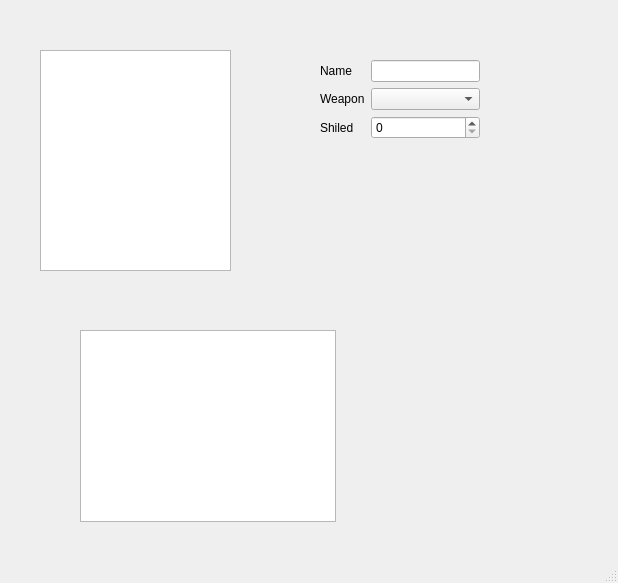
<?xml version="1.0" encoding="UTF-8"?>
<ui version="4.0">
 <class>MainWindow</class>
 <widget class="QMainWindow" name="MainWindow">
  <property name="geometry">
   <rect>
    <x>0</x>
    <y>0</y>
    <width>618</width>
    <height>583</height>
   </rect>
  </property>
  <property name="windowTitle">
   <string>MainWindow</string>
  </property>
  <widget class="QWidget" name="centralwidget">
   <widget class="QListView" name="mainList">
    <property name="geometry">
     <rect>
      <x>40</x>
      <y>50</y>
      <width>191</width>
      <height>221</height>
     </rect>
    </property>
   </widget>
   <widget class="QWidget" name="formLayoutWidget">
    <property name="geometry">
     <rect>
      <x>320</x>
      <y>60</y>
      <width>160</width>
      <height>80</height>
     </rect>
    </property>
    <layout class="QFormLayout" name="formLayout">
     <item row="0" column="0">
      <widget class="QLabel" name="nameLabel">
       <property name="text">
        <string>Name</string>
       </property>
      </widget>
     </item>
     <item row="0" column="1">
      <widget class="QLineEdit" name="nameLineEdit"/>
     </item>
     <item row="1" column="0">
      <widget class="QLabel" name="weaponLabel">
       <property name="text">
        <string>Weapon</string>
       </property>
      </widget>
     </item>
     <item row="1" column="1">
      <widget class="QComboBox" name="weaponComboBox"/>
     </item>
     <item row="2" column="0">
      <widget class="QLabel" name="shiledLabel">
       <property name="text">
        <string>Shiled</string>
       </property>
      </widget>
     </item>
     <item row="2" column="1">
      <widget class="QSpinBox" name="shiledSpinBox"/>
     </item>
    </layout>
   </widget>
   <widget class="QTreeView" name="treeView">
    <property name="geometry">
     <rect>
      <x>80</x>
      <y>330</y>
      <width>256</width>
      <height>192</height>
     </rect>
    </property>
   </widget>
  </widget>
  <widget class="QMenuBar" name="menubar">
   <property name="geometry">
    <rect>
     <x>0</x>
     <y>0</y>
     <width>618</width>
     <height>21</height>
    </rect>
   </property>
  </widget>
  <widget class="QStatusBar" name="statusbar"/>
 </widget>
 <resources/>
 <connections/>
</ui>
